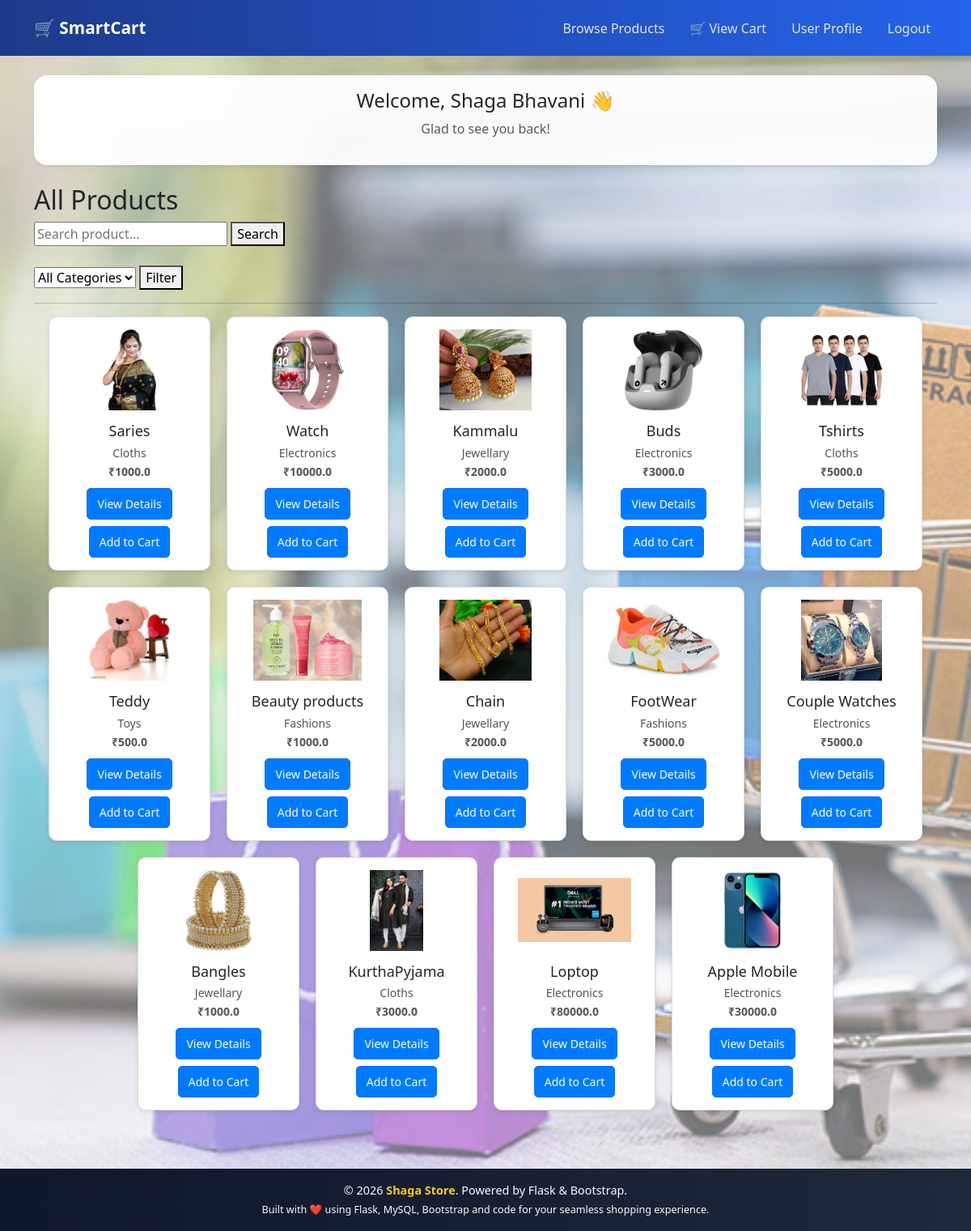
Screenshot of /user-dashboard (signed in) with the database file from the repository.
### tables this page shows
CREATE TABLE products (
    product_id INTEGER PRIMARY KEY AUTOINCREMENT,
    name TEXT,
    description TEXT,
    category TEXT,
    price REAL,
    image TEXT,
    admin_id INTEGER
);

### app.py (the view)
@app.route('/user-dashboard')
def user_dashboard():
    if 'user_id' not in session:
        flash("Please login first!", "danger")
        return redirect('/user-login')
    conn = get_db_connection()
    cursor = conn.cursor()
    cursor.execute("SELECT * FROM products")
    products = cursor.fetchall()
    cursor.close()
    conn.close()
    return render_template("user/user_home.html", products=products,user_name=session['user_name'])

### app.py (called while the page is built)
def get_db_connection():
    conn = sqlite3.connect("smartcart.db")
    conn.row_factory = sqlite3.Row   # dictionary=True replacement
    return conn

### templates/user/user_home.html (shortened to what this page needs)
{% extends 'base.html' %}
{% block content %}
  <div class="card shadow-sm mb-4">
    <div class="card-body text-center">
      <h4 class="mb-2">Welcome, {{ user_name }} 👋</h4>
      <p class="text-muted">Glad to see you back!</p>
    </div>
  </div>
<h2>All Products</h2>
<form method="GET" action="/user/products">
    <input type="text" name="search" placeholder="Search product..."
           value="{{ request.args.get('search', '') }}">
    <button type="submit">Search</button>
</form>
<br>
<form method="GET" action="/user/products">
    <select name="category">
        <option value="">All Categories</option>
    </select>
    <button type="submit">Filter</button>
</form>
<hr>
<div class="product-container">
{% for product in products %}
<div class="product-card">
    <img src="/static/uploads/product_images/{{ product.image }}">
    <h3>{{ product.name }}</h3>
    <p>{{ product.category }}</p>
    <p><strong>₹{{ product.price }}</strong></p>
    <div class="button-group">
        <a href="/user/product/{{ product.product_id }}"
           class="btn btn-outline-primary btn-sm">
           View Details
        </a>
        <a href="/user/add-to-cart/{{ product.product_id }}"
           class="btn btn-primary btn-sm">
           Add to Cart
        </a>
    </div>
</div>
{% endfor %}
</div>
{% endblock %}

### static/style.css (style rules this page uses)
body { margin: 0; font-family: 'Segoe UI', Tahoma, sans-serif; background: linear-gradient( 135deg, rgba(99, 102, 241, 0.45), rgba(56, 189, 248, 0.45), rgba(34, 197, 94, 0.45) ); background-image: url("./bg.jpg"); background-size: cover; background-position: center; background-repeat: no-repeat; background-attachment: fixed; min-height: 100vh; }
.card { background: rgba(255, 255, 255, 0.9); backdrop-filter: blur(14px); -webkit-backdrop-filter: blur(14px); border-radius: 16px; border: 1px solid rgba(255, 255, 255, 0.5); box-shadow: 0 20px 40px rgba(0,0,0,0.18); }
body { background-image: url("./bg.jpg"); background-size: cover; background-position: center; background-repeat: no-repeat; background-attachment: fixed; }
.card { background: rgba(255, 255, 255, 0.95); }

### templates/user/user_home.html (style rules this page uses)
.product-container { display: flex; flex-wrap: wrap; gap: 20px; justify-content: center; }
.product-card { width: 200px; border: 1px solid #ddd; padding: 15px; border-radius: 10px; box-shadow: 0px 2px 6px rgba(0,0,0,0.1); text-align: center; background-color: #fff; transition: 0.3s; }
.product-card img { width: 140px; height: 100px; object-fit: contain; margin-bottom: 10px; }
.product-card h3 { margin: 5px 0; font-size: 18px; }
.product-card p { margin: 2px 0; font-size: 14px; color: #555; }
.product-card a { display: inline-block; margin-top: 8px; background-color: #007bff; padding: 8px 12px; border-radius: 5px; color: white; text-decoration: none; font-size: 14px; }

### rows the page displays
products: image (picture), name "Saries", category "Cloths", price "1000.0"
products: image (picture), name "Watch", category "Electronics", price "10000.0"
products: image (picture), name "Kammalu", category "Jewellary", price "2000.0"
products: image (picture), name "Buds", category "Electronics", price "3000.0"
products: image (picture), name "Tshirts", category "Cloths", price "5000.0"
products: image (picture), name "Teddy", category "Toys", price "500.0"
products: image (picture), name "Beauty products", category "Fashions", price "1000.0"
products: image (picture), name "Chain", category "Jewellary", price "2000.0"
products: image (picture), name "FootWear", category "Fashions", price "5000.0"
products: image (picture), name "Couple Watches", category "Electronics", price "5000.0"
products: image (picture), name "Bangles", category "Jewellary", price "1000.0"
products: image (picture), name "KurthaPyjama", category "Cloths", price "3000.0"
products: image (picture), name "Loptop", category "Electronics", price "80000.0"
products: image (picture), name "Apple Mobile", category "Electronics", price "30000.0"

### other values shown
{{ user_name }} "Shaga Bhavani"
